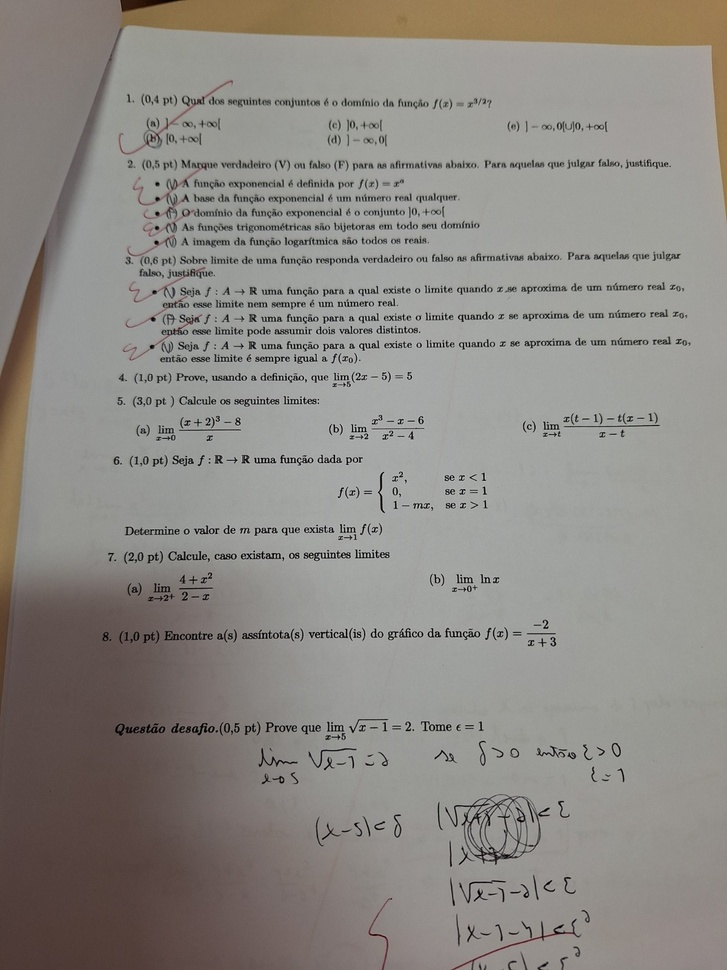
#> input picture imgs/documento.jpg, 727 x 970 px, shrunk from 1200 x 1600 before the run; its folder holds only this picture in this run
$ python 'Convolução.py'
#> lines starting #> are read from the running program, lines starting #| are printed output that depends on the picture
import skimage as ski
from skimage.color import rgb2gray
from skimage.exposure import histogram
from skimage.util import img_as_ubyte
import matplotlib.pyplot as plt
import os

for filename in os.listdir('imgs'):
    img = ski.io.imread(os.path.join('imgs', filename))
#> img is the input picture: shape (970, 727, 3); mean R, G, B 141.3, 137.6, 132.5
    img = rgb2gray(img)
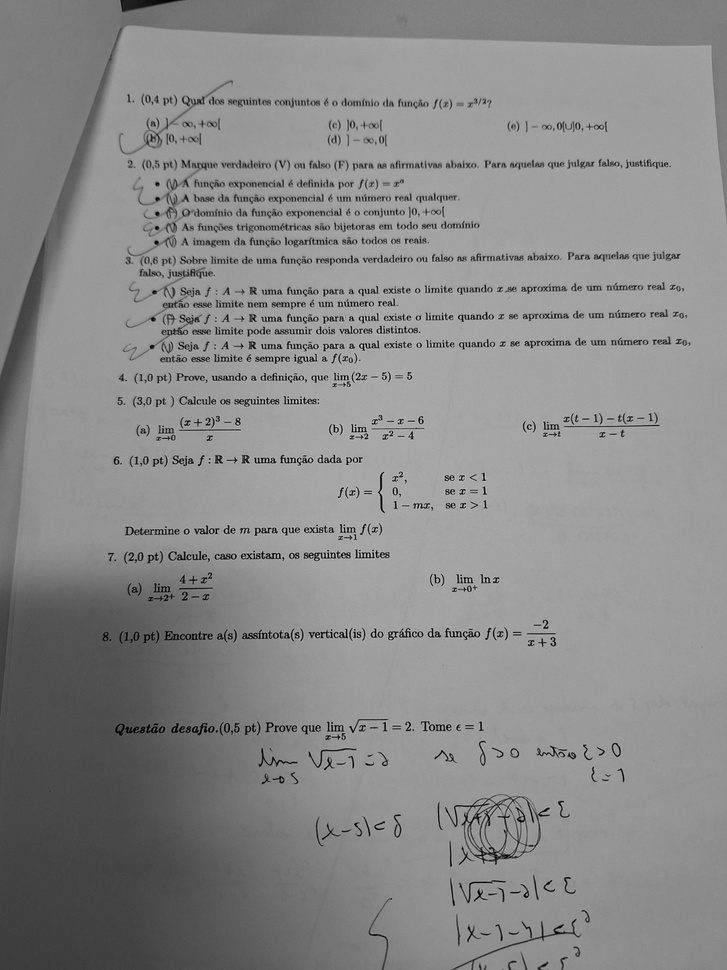
#> img: shape (970, 727) float64; min 0, max 0.86, mean 0.541
    # Converter para uint8 [0, 255]
    img = img_as_ubyte(img)
    # Aplicar filtro da média
    img_media = ski.filters.rank.mean(img.copy(), ski.morphology.square(3))

    #histograma das imagens
    hist_img, bins_img = histogram(img, source_range='dtype')
#> hist_img = 256 values, max 33734 at index 160, min 0 at index 213, mean 2754.6; bins_img = 256 values from 0 to 255
    hist_img_media, bins_img_media = histogram(img_media, source_range='dtype')
#> hist_img_media = 256 values, max 34616 at index 159, min 0 at index 0, mean 2754.6; bins_img_media = 256 values from 0 to 255

    # Plotar a imagem
    fig, axes = plt.subplots(2, 2, figsize=(15, 8))
    axes[0, 0].imshow(img, cmap='gray')
    axes[0, 0].set_title(filename)
    axes[0, 0].axis('off')  # Remove os eixos

    axes[0, 1].imshow(img_media, cmap='gray')
    axes[0, 1].set_title(f'{filename} - Média')
    axes[0, 1].axis('off')  # Remove os eixos

    axes[1, 0].plot(bins_img, hist_img, color='blue')
    axes[1, 0].set_title(f'Histograma - Original')
    axes[1, 0].set_xlabel('Intensidade do Pixel')
    axes[1, 0].set_ylabel('Contagem de Pixels')
    axes[1, 0].set_xlim([0, 255])
    axes[1, 0].grid(True, alpha=0.3)

    axes[1, 1].plot(bins_img_media, hist_img_media, color='red')
    axes[1, 1].set_title(f'Histograma - Média')
    axes[1, 1].set_xlabel('Intensidade do Pixel')
    axes[1, 1].set_ylabel('Contagem de Pixels')
    axes[1, 1].set_xlim([0, 255])
    axes[1, 1].grid(True, alpha=0.3)

    plt.tight_layout()


    os.makedirs('Resultados/convolução', exist_ok=True)
    plt.savefig(f'Resultados//convolução/media_{filename}')
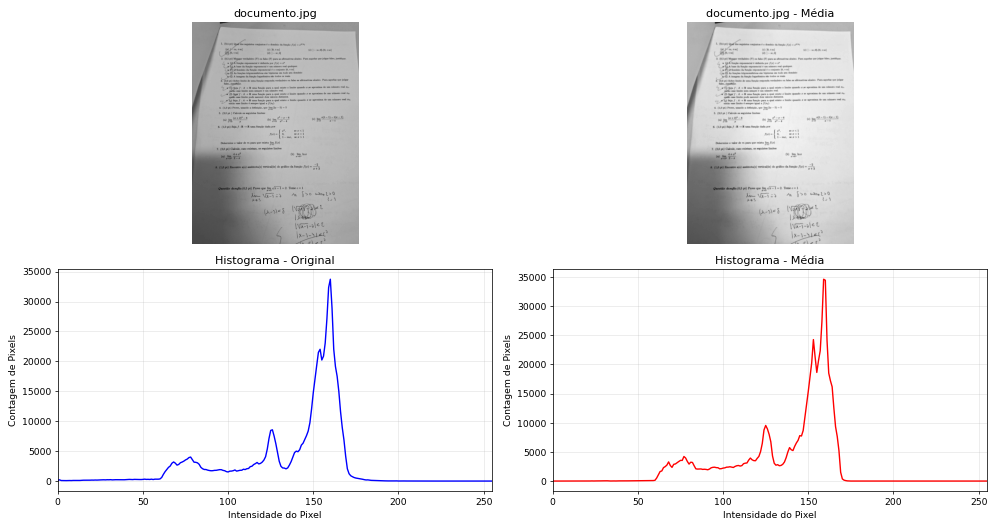
#> figure drawn by matplotlib, 4 panels; panel 3: curve peaks at x = 160, y = 33734; panel 4: curve peaks at x = 159, y = 34616
    plt.show()

$ run again, on imgs/pessoa.jpg
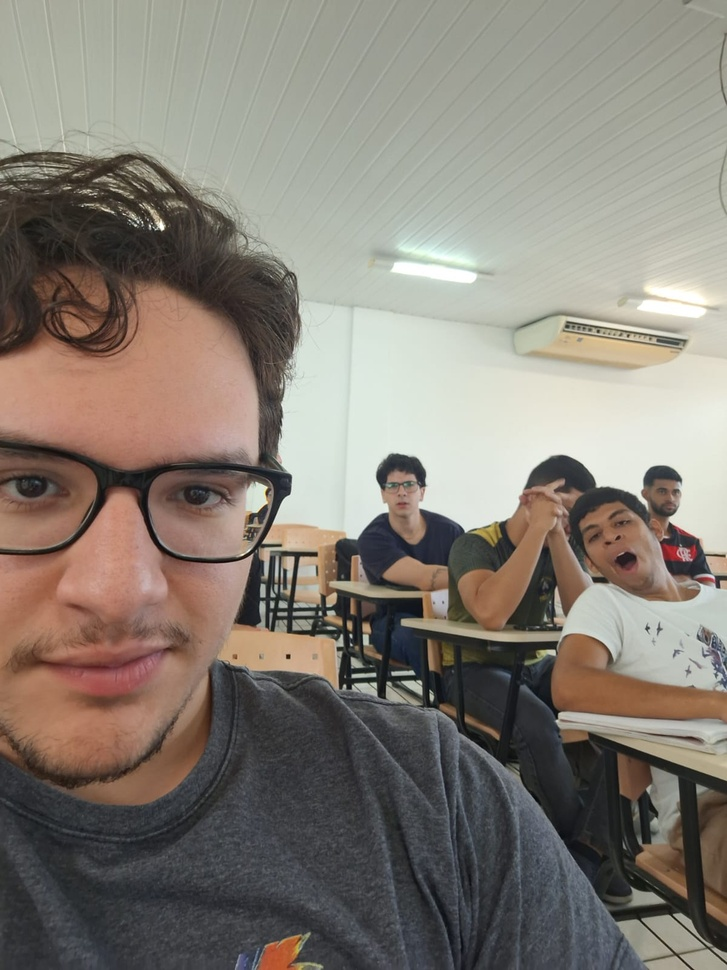
#> input picture imgs/pessoa.jpg, 727 x 970 px, shrunk from 1200 x 1600 before the run
#> img is the input picture: shape (970, 727, 3); mean R, G, B 133.8, 126.5, 117.3
#> `img = rgb2gray(img)`:
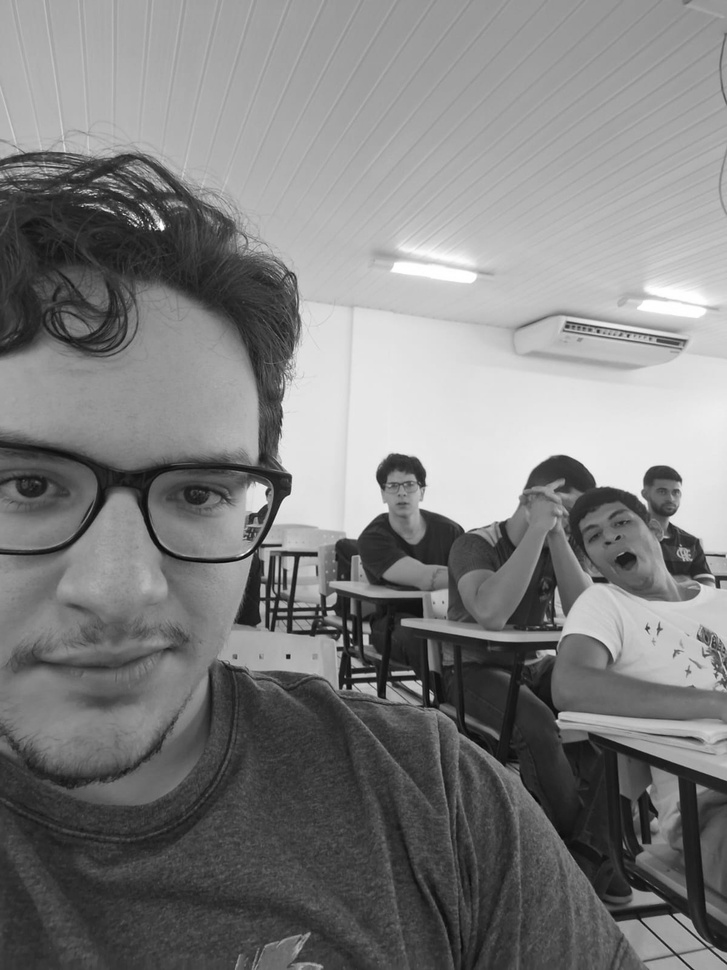
#> img: shape (970, 727) float64; min 0.021, max 1, mean 0.5
#> hist_img = 256 values, max 7001 at index 161, min 0 at index 0, mean 2754.6; bins_img = 256 values from 0 to 255
#> hist_img_media = 256 values, max 6700 at index 161, min 0 at index 0, mean 2754.6; bins_img_media = 256 values from 0 to 255
#> `plt.savefig(f'Resultados//convolução/media_{filename}')`:
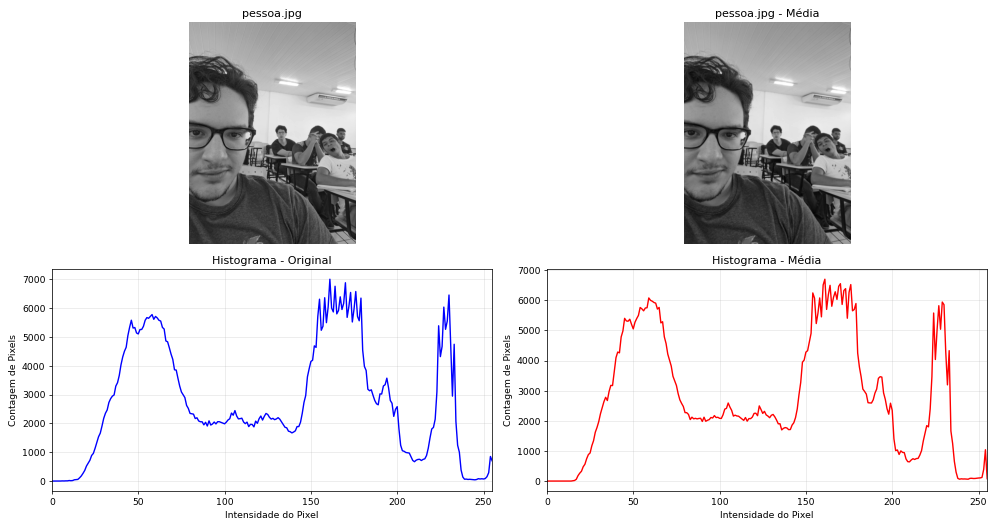
#> figure drawn by matplotlib, 4 panels; panel 3: curve peaks at x = 161, y = 7001; panel 4: curve peaks at x = 161, y = 6700

$ run again, on imgs/sono.jpeg
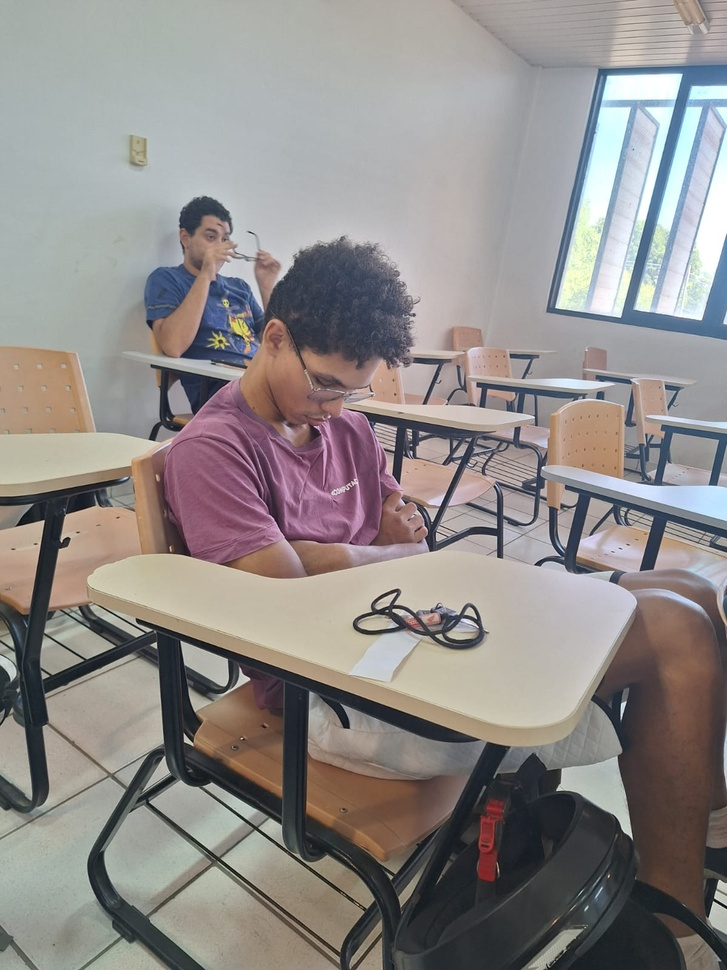
#> input picture imgs/sono.jpeg, 727 x 970 px, shrunk from 1200 x 1600 before the run
#> img is the input picture: shape (970, 727, 3); mean R, G, B 143.5, 138.8, 136.8
#> `img = rgb2gray(img)`:
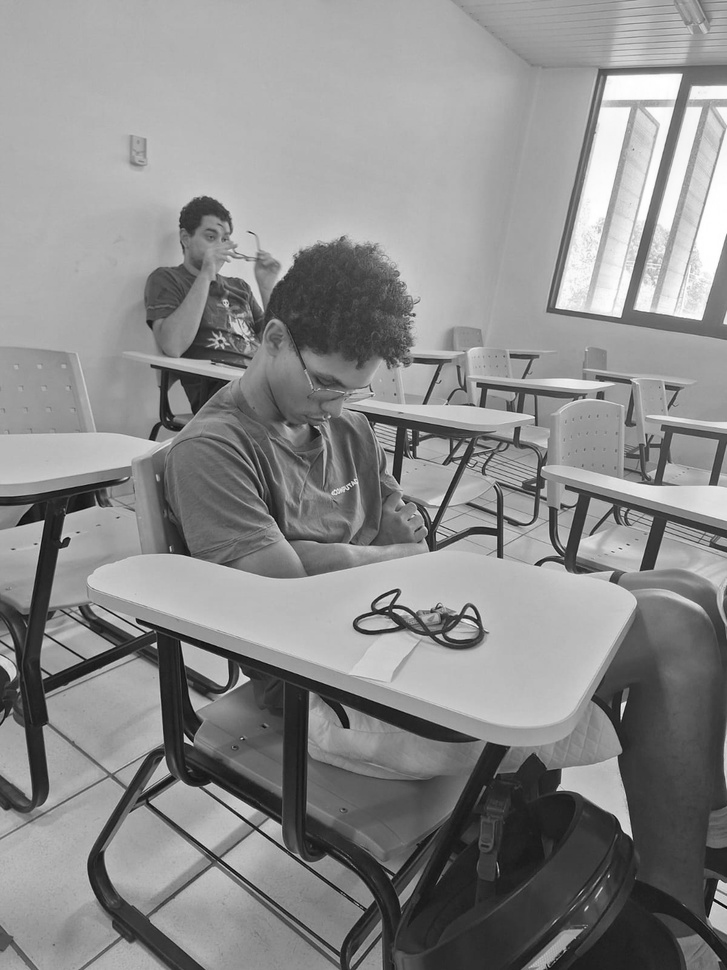
#> img: shape (970, 727) float64; min 0.0179, max 1, mean 0.548
#> hist_img = 256 values, max 15850 at index 179, min 0 at index 0, mean 2754.6; bins_img = 256 values from 0 to 255
#> hist_img_media = 256 values, max 15385 at index 179, min 0 at index 0, mean 2754.6; bins_img_media = 256 values from 0 to 255
#> `plt.savefig(f'Resultados//convolução/media_{filename}')`:
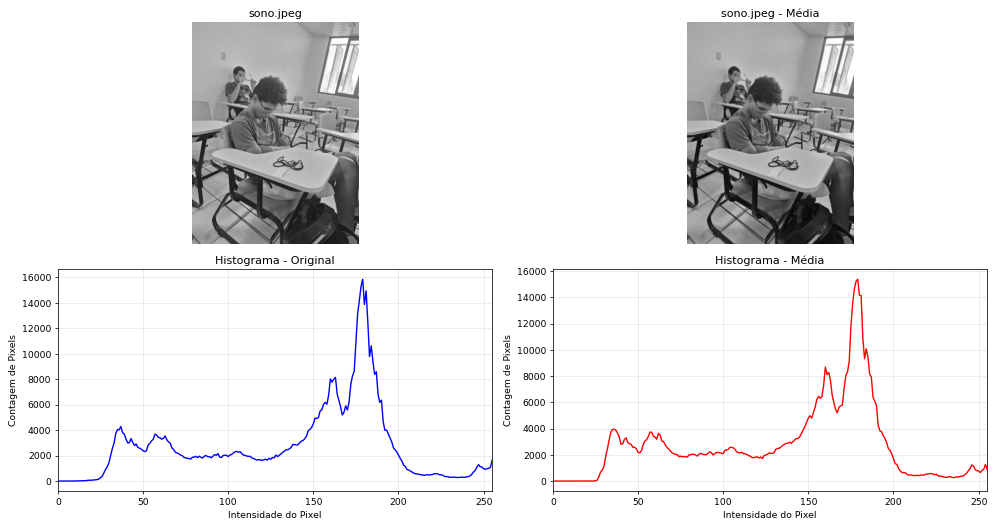
#> figure drawn by matplotlib, 4 panels; panel 3: curve peaks at x = 179, y = 15850; panel 4: curve peaks at x = 179, y = 15385
